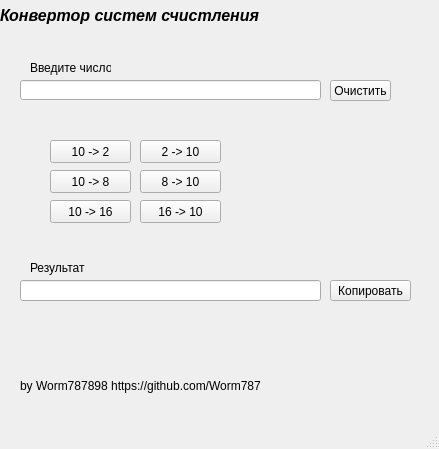
<?xml version="1.0" encoding="UTF-8"?>
<ui version="4.0">
 <class>Converter</class>
 <widget class="QMainWindow" name="Converter">
  <property name="geometry">
   <rect>
    <x>0</x>
    <y>0</y>
    <width>439</width>
    <height>449</height>
   </rect>
  </property>
  <property name="windowTitle">
   <string>MainWindow</string>
  </property>
  <widget class="QWidget" name="centralwidget">
   <widget class="QLabel" name="label">
    <property name="geometry">
     <rect>
      <x>0</x>
      <y>0</y>
      <width>261</width>
      <height>31</height>
     </rect>
    </property>
    <property name="text">
     <string>&lt;html&gt;&lt;head/&gt;&lt;body&gt;&lt;p&gt;&lt;span style=&quot; font-size:12pt; font-weight:600; font-style:italic;&quot;&gt;Конвертор систем счистления&lt;/span&gt;&lt;/p&gt;&lt;/body&gt;&lt;/html&gt;</string>
    </property>
   </widget>
   <widget class="QLineEdit" name="lineEdit">
    <property name="geometry">
     <rect>
      <x>20</x>
      <y>80</y>
      <width>301</width>
      <height>20</height>
     </rect>
    </property>
    <property name="text">
     <string/>
    </property>
   </widget>
   <widget class="QPushButton" name="pushButton">
    <property name="geometry">
     <rect>
      <x>330</x>
      <y>80</y>
      <width>61</width>
      <height>21</height>
     </rect>
    </property>
    <property name="text">
     <string>Очистить</string>
    </property>
   </widget>
   <widget class="QLineEdit" name="lineEdit_2">
    <property name="geometry">
     <rect>
      <x>20</x>
      <y>280</y>
      <width>301</width>
      <height>21</height>
     </rect>
    </property>
    <property name="readOnly">
     <bool>true</bool>
    </property>
   </widget>
   <widget class="QPushButton" name="pushButton_2">
    <property name="geometry">
     <rect>
      <x>50</x>
      <y>170</y>
      <width>81</width>
      <height>23</height>
     </rect>
    </property>
    <property name="text">
     <string>10 -&gt; 8</string>
    </property>
   </widget>
   <widget class="QPushButton" name="pushButton_3">
    <property name="geometry">
     <rect>
      <x>50</x>
      <y>140</y>
      <width>81</width>
      <height>23</height>
     </rect>
    </property>
    <property name="text">
     <string>10 -&gt; 2</string>
    </property>
   </widget>
   <widget class="QPushButton" name="pushButton_4">
    <property name="geometry">
     <rect>
      <x>140</x>
      <y>140</y>
      <width>81</width>
      <height>23</height>
     </rect>
    </property>
    <property name="text">
     <string>2 -&gt; 10</string>
    </property>
   </widget>
   <widget class="QLabel" name="label_2">
    <property name="geometry">
     <rect>
      <x>30</x>
      <y>260</y>
      <width>61</width>
      <height>16</height>
     </rect>
    </property>
    <property name="text">
     <string>Результат</string>
    </property>
   </widget>
   <widget class="QPushButton" name="pushButton_5">
    <property name="geometry">
     <rect>
      <x>140</x>
      <y>170</y>
      <width>81</width>
      <height>23</height>
     </rect>
    </property>
    <property name="text">
     <string>8 -&gt; 10</string>
    </property>
   </widget>
   <widget class="QPushButton" name="pushButton_6">
    <property name="geometry">
     <rect>
      <x>50</x>
      <y>200</y>
      <width>81</width>
      <height>23</height>
     </rect>
    </property>
    <property name="text">
     <string>10 -&gt; 16</string>
    </property>
   </widget>
   <widget class="QPushButton" name="pushButton_7">
    <property name="geometry">
     <rect>
      <x>140</x>
      <y>200</y>
      <width>81</width>
      <height>23</height>
     </rect>
    </property>
    <property name="text">
     <string>16 -&gt; 10</string>
    </property>
   </widget>
   <widget class="QLabel" name="label_3">
    <property name="geometry">
     <rect>
      <x>30</x>
      <y>60</y>
      <width>81</width>
      <height>16</height>
     </rect>
    </property>
    <property name="text">
     <string>Введите число</string>
    </property>
   </widget>
   <widget class="QPushButton" name="pushButton_8">
    <property name="geometry">
     <rect>
      <x>330</x>
      <y>280</y>
      <width>81</width>
      <height>21</height>
     </rect>
    </property>
    <property name="text">
     <string>Копировать</string>
    </property>
   </widget>
   <widget class="QLabel" name="label_4">
    <property name="geometry">
     <rect>
      <x>20</x>
      <y>375</y>
      <width>241</width>
      <height>21</height>
     </rect>
    </property>
    <property name="text">
     <string>by Worm787898 https://github.com/Worm787898</string>
    </property>
   </widget>
  </widget>
  <widget class="QMenuBar" name="menubar">
   <property name="geometry">
    <rect>
     <x>0</x>
     <y>0</y>
     <width>439</width>
     <height>21</height>
    </rect>
   </property>
  </widget>
  <widget class="QStatusBar" name="statusbar"/>
 </widget>
 <resources/>
 <connections>
  <connection>
   <sender>pushButton</sender>
   <signal>clicked()</signal>
   <receiver>lineEdit</receiver>
   <slot>clear()</slot>
   <hints>
    <hint type="sourcelabel">
     <x>347</x>
     <y>114</y>
    </hint>
    <hint type="destinationlabel">
     <x>127</x>
     <y>113</y>
    </hint>
   </hints>
  </connection>
  <connection>
   <sender>pushButton</sender>
   <signal>clicked()</signal>
   <receiver>lineEdit_2</receiver>
   <slot>clear()</slot>
   <hints>
    <hint type="sourcelabel">
     <x>384</x>
     <y>115</y>
    </hint>
    <hint type="destinationlabel">
     <x>45</x>
     <y>310</y>
    </hint>
   </hints>
  </connection>
  <connection>
   <sender>pushButton_8</sender>
   <signal>clicked()</signal>
   <receiver>lineEdit_2</receiver>
   <slot>copy()</slot>
   <hints>
    <hint type="sourcelabel">
     <x>372</x>
     <y>312</y>
    </hint>
    <hint type="destinationlabel">
     <x>96</x>
     <y>315</y>
    </hint>
   </hints>
  </connection>
 </connections>
</ui>
